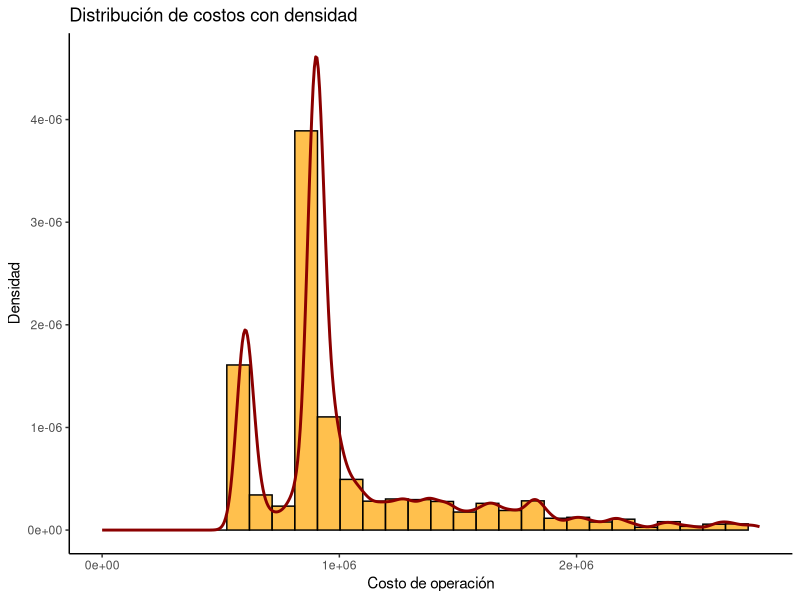
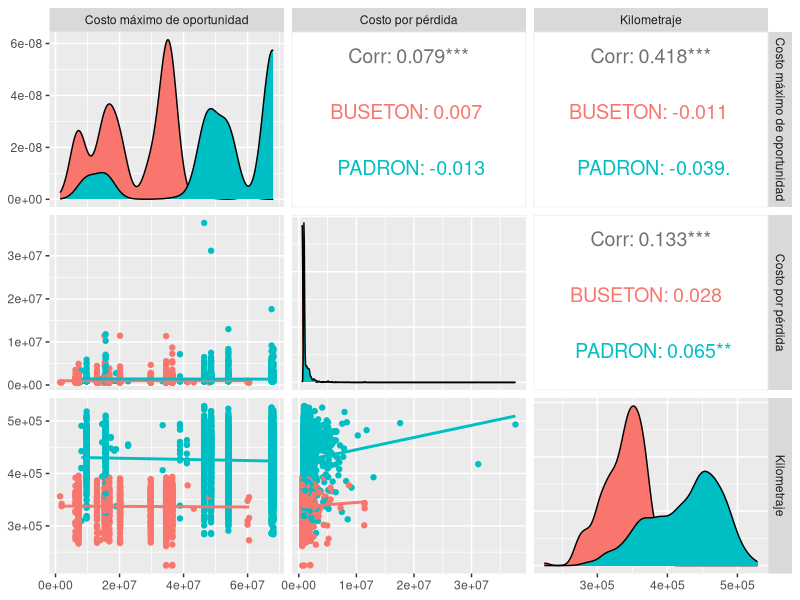
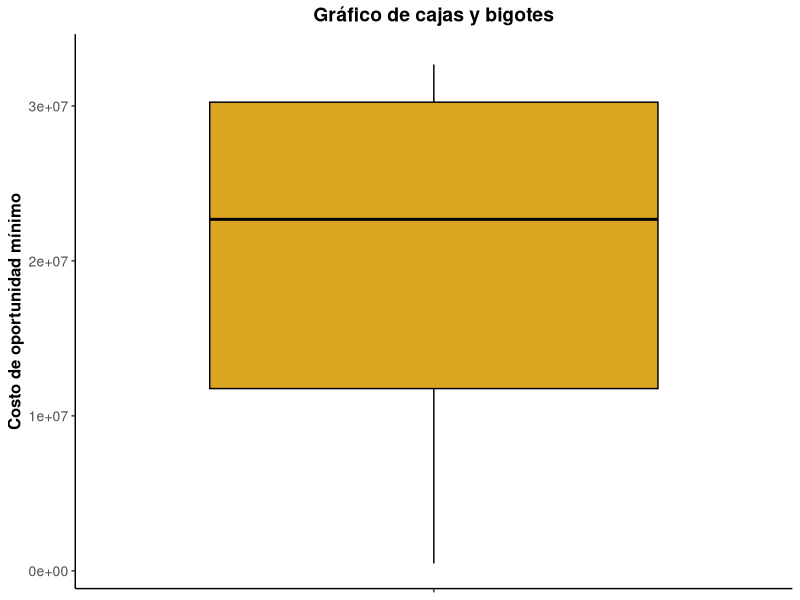
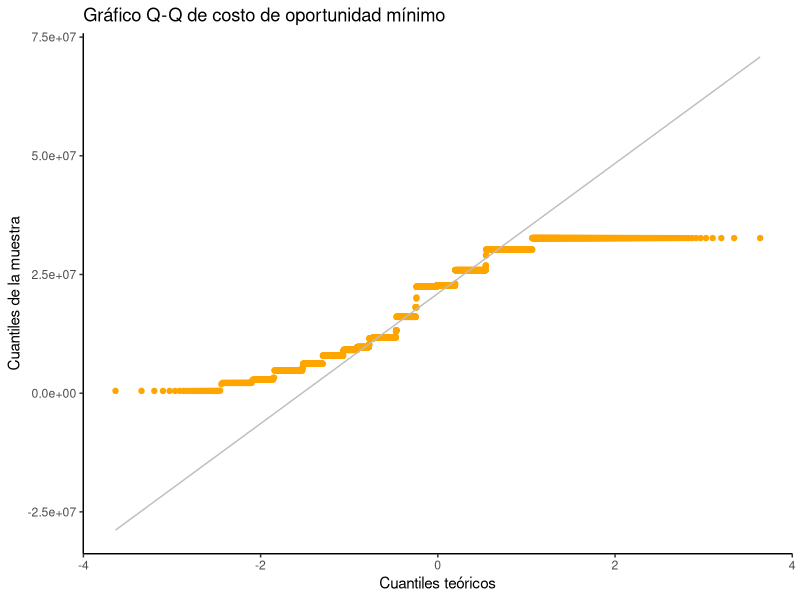
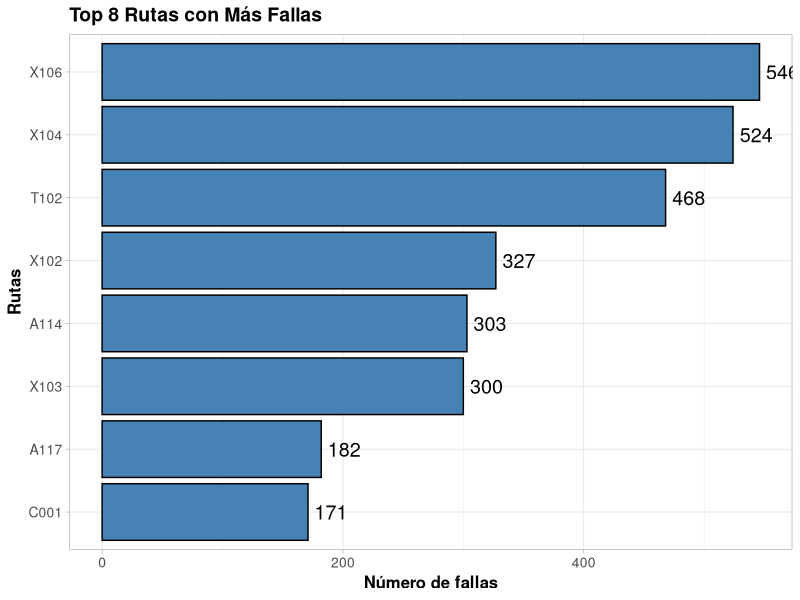
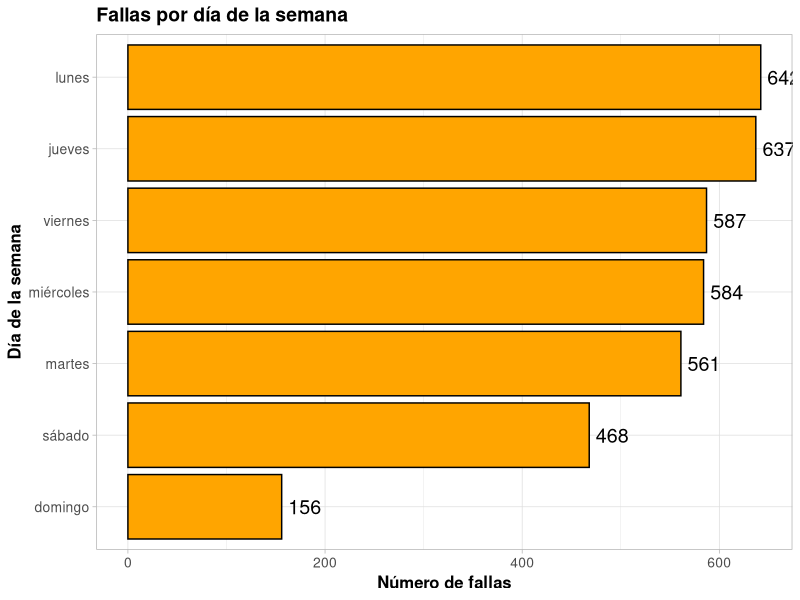
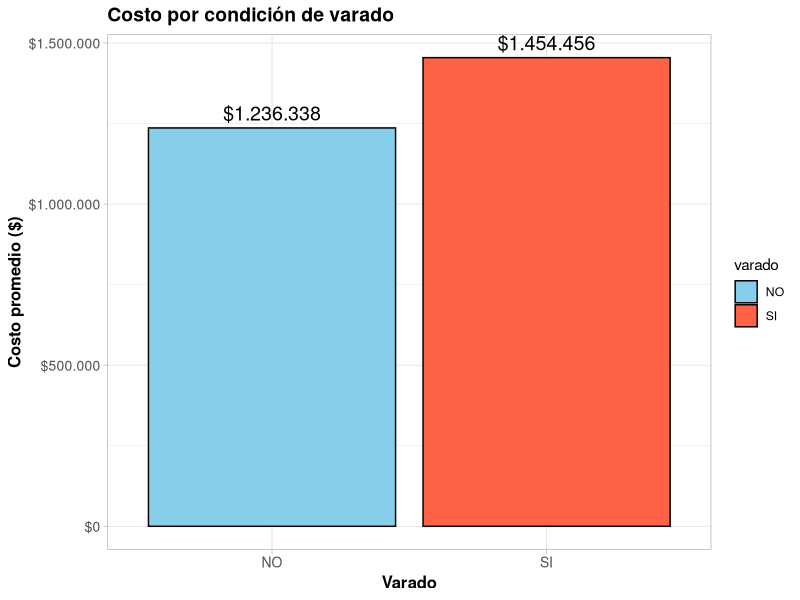
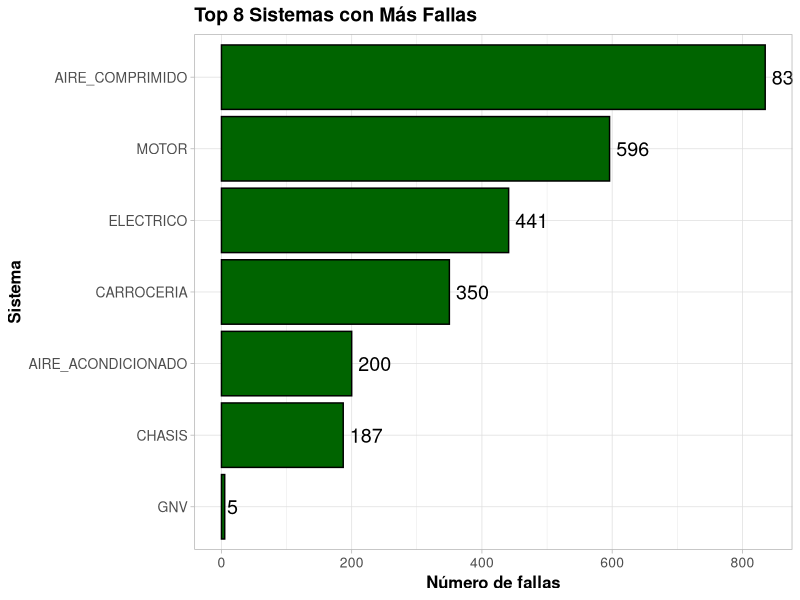

These figures' R source, in order:
## ---- chunk 1
knitr::opts_chunk$set(echo = FALSE, message = FALSE, comment = FALSE, warning = FALSE)
## ---- chunk 2
# Cargar las librerías necesarias
library(readxl)
library(dplyr)
library(knitr)
library(kableExtra)

# Cargar los datos desde el archivo Excel
datos <- read_excel("../Dashboard_Presentacion/df_final.xlsx", sheet = "Sheet1")

# Obtener los tipos de variables
tipos_variables <- sapply(datos, class)

# Calcular la cantidad de variables por tipo, ajustando las observaciones
num_cuantitativas <- sum(sapply(datos, is.numeric)) - 1  # Restamos year_falla, que ahora es Date/Time
num_cualitativas <- sum(sapply(datos, is.character)) - 2  # Restamos varado y afectacion_al_usuario, que son booleanas
num_fechas <- sum(sapply(datos, inherits, what = c("POSIXct", "POSIXt"))) + 1  # Agregamos year_falla
num_booleanas <- 2  # Contamos varado y afectacion_al_usuario como booleanas

# Crear un resumen con la cantidad de variables por tipo
tabla_resumen <- data.frame(
  Tipo = c("Cuantitativa", "Cualitativa", "Fecha/Hora", "Booleana"),
  Cantidad = c(num_cuantitativas, num_cualitativas, num_fechas, num_booleanas)
)

# Mostrar el resumen en el PDF como tabla
kable(
  tabla_resumen, 
  format = "latex", 
  caption = "Cantidad de Variables por Tipo", 
  label = "tabla-resumen"
) %>%
  kable_styling(position = "center", latex_options = "H")
## ---- chunk 3
# Listar las variables por tipo
vars_cuantitativas <- names(datos)[sapply(datos, is.numeric) & names(datos) != "year_falla"]   # Variables cuantitativas
vars_cualitativas <- names(datos)[sapply(datos, is.character) & !(names(datos) %in% c("varado", "afectacion_al_usuario"))] # Variables cualitativas
vars_fecha <- c(names(datos)[sapply(datos, inherits, what = c("POSIXct", "POSIXt"))], "year_falla")  # Variables de tipo fecha
vars_booleanas <- c("varado", "afectacion_al_usuario")  # Variables booleanas

# Crear una tabla con las variables por tipo y una breve descripción
lista_variables <- data.frame(
  Tipo = c(
    rep("Cuantitativa", length(vars_cuantitativas)),
    rep("Cualitativa", length(vars_cualitativas)),
    rep("Fecha/Hora", length(vars_fecha)),
    rep("Booleana", length(vars_booleanas))
  ),
  Variable = c(vars_cuantitativas, vars_cualitativas, vars_fecha, vars_booleanas),
  Descripción = c(
    # Descripciones para variables cuantitativas
    "Costo asociado al tiempo de varado del vehículo",
    "Número máximo de viajes realizados",
    "Número mínimo de viajes realizados",
    "Número total de usuarios por ruta",
    "Tiempo de retraso en minutos u horas",
    "Día en que se presentó el varado",
    "Número mínimo de pasajeros",
    "Número máximo de pasajeros",
    "Costo del varado (estimación mínima)",
    "Costo del varado (estimación máxima)",

    # Descripciones para variables cualitativas
    "Sistema de reporte por parte del área operativa",
    "Número o identificador de la ruta",
    "Lugar donde ocurrió la falla",
    "Identificador o placa del vehículo",
    "Categoría o tipología de la falla",
    "Kilometraje al momento de la falla",
    "Nombre del operador del vehículo",
    "Hora del incidente",
    "Detalle o notas sobre el incidente",
    "Decisión tomada frente a la falla",
    "Orden de trabajo asociada a la falla",
    "Técnico responsable de la reparación",
    "Sistema involucrado en la falla",
    "Subsistema involucrado en la falla",
    "Componente de referencia causante de la falla",
    "Componente afectado",
    "Adjetivo calificativo de la falla",
    "Consecuencia generada por la falla",
    "Estado o resolución de la falla",
    "Observaciones adicionales",
    "Indica si el día fue hábil o no",
    "Mes en el que ocurrió la falla",
    "Hora en que se reanuda la operación",

    # Descripciones para variables de tipo fecha/hora
    "Fecha en que ocurrió la falla",
    "Fecha y hora del retraso generado por la falla",
    "Nueva fecha asignada tras la falla",
    "Año en que se presentó la falla",

    # Descripciones para variables booleanas
    "Indica si el vehículo quedó varado (Sí/No)",
    "Indica si el usuario fue afectado (Sí/No)"
  )
)

# Mostrar la lista de variables en el PDF como tabla
kable(
  lista_variables, 
  format = "latex", 
  caption = "Listado de Variables con Descripciones", 
  label = "descripciones-variables"
) %>%
  kable_styling(position = "center", latex_options = "H")
## ---- chunk 4
library(readxl)
library(ggplot2)
library(dplyr)
df <- read_xlsx("../dashboard final/df_final.xlsx") %>% 
  mutate(kilometraje = as.numeric(kilometraje))

## ---- chunk 5
# Histograma con densidad

# Histograma con densidad mejorado
ggplot(df, aes(x = costo_x_perdida)) + 
  geom_histogram(aes(y = ..density..), 
                 color = "black", fill = "orange", alpha = 0.7, bins = 30) + 
  geom_density(color = "darkred", size = 1, alpha = 0.5) + 
  xlim(0, quantile(df$costo_x_perdida, 0.95)) + 
  theme_classic() + 
  labs(x = "Costo de operación", y = "Densidad", 
       title = "Distribución de costos con densidad")

resultado_shapiro <- shapiro.test(df$costo_x_perdida)

# Usa cat() para imprimir el resultado sin elementos extra
cat("El resultado de la prueba de Shapiro es:\n")
print(resultado_shapiro)
#como es menor a 0.05 los datos no se distribuyen normalmente
#p-value < 0.00000000000000022
## ---- chunk 6
library(GGally)

# Definir nombres de títulos
nombre_titulos <- c("Costo máximo de oportunidad", "Costo por pérdida", "Kilometraje")

# Crear el gráfico `ggpairs` mejorado
GGally::ggpairs(df, 
        columns = c("costo_opot_max", "costo_x_perdida", "kilometraje"),
        mapping = aes(color = tipologia),
        columnLabels = nombre_titulos,  # Usar etiquetas personalizadas
        upper = list(continuous = wrap("cor", size = 5)),  # Mostrar correlaciones en la parte superior
        lower = list(continuous = wrap("smooth", method = "lm", se = FALSE))  # Ajustar regresión lineal
)
## ---- chunk 7

# Gráfico de cajas y bigotes
ggplot(df, aes(x = "", y = costo_opot_min)) +
  geom_boxplot(fill = "goldenrod", color = "black", outlier.color = "red", outlier.shape = 16) +  # Bordes negros y puntos para valores atípicos
  theme_classic() +
  labs(
    x = NULL,  # Eliminar etiqueta del eje x ya que no es necesaria
    y = "Costo de oportunidad mínimo",
    title = "Gráfico de cajas y bigotes"
  ) +
  ylim(480000, 33000000) +
  theme(
    plot.title = element_text(size = 14, face = "bold", hjust = 0.5),  # Centrar y resaltar título
    axis.title.y = element_text(size = 12, face = "bold"),  # Resaltar el título del eje Y
    axis.text.y = element_text(size = 10),  # Mejorar legibilidad del eje Y
    axis.text.x = element_blank()  # Remover el texto del eje X
  )
## ---- chunk 8
#Gráficos de probabilidad normal
ggplot(df, aes(sample = costo_opot_min,color= factor(tipologia))) + 
    stat_qq(color = "orange") + 
    stat_qq_line(color = "grey") + 
    theme_classic() + 
    labs(x = "Cuantiles teóricos", y = "Cuantiles de la muestra",
         title = "Gráfico Q-Q de costo de oportunidad mínimo")
## ---- chunk 9
# Rutas con mayor número de fallas (sin interactividad)
df %>%
  group_by(ruta) %>%
  summarise(frec = n()) %>%
  arrange(desc(frec)) %>%
  head(8) %>%
  ggplot(aes(x = reorder(ruta, frec), y = frec)) +
  geom_bar(stat = "identity", fill = "steelblue", color = "black") +
  geom_text(aes(label = frec), hjust = -0.2, size = 5) +  # Agrega etiquetas de valores
  coord_flip() +
  theme_light() +
  theme(axis.title = element_text(size = 12, face = "bold"),
        axis.text = element_text(size = 10),
        plot.title = element_text(size = 14, face = "bold")) +
  labs(x = "Rutas", y = "Número de fallas", title = "Top 8 Rutas con Más Fallas")
## ---- chunk 10
# Rutas con mayor número de fallas (sin interactividad)
df %>%
  group_by(dia_habil) %>%
  summarise(total = n()) %>%
  ggplot(aes(x = reorder(dia_habil, total), y = total)) +
  geom_bar(stat = "identity", fill = "orange", color = "black") +
  geom_text(aes(label = total), hjust = -0.2, size = 5) +  # Agrega etiquetas de valores
  coord_flip() +
  theme_light() +
  theme(axis.title = element_text(size = 12, face = "bold"),
        axis.text = element_text(size = 10),
        plot.title = element_text(size = 14, face = "bold")) +
  labs(x = "Día de la semana", y = "Número de fallas", title = "Fallas por día de la semana")
## ---- chunk 11
library(scales)

# Costo promedio según estado de varado (sin interactividad)
df %>%
  group_by(varado) %>%
  summarise(costo_promedio = mean(costo_x_perdida, na.rm = TRUE)) %>%
  ggplot(aes(x = varado, y = costo_promedio, fill = varado)) +
  geom_bar(stat = "identity", color = "black") +
  geom_text(aes(label = dollar(costo_promedio, big.mark = ".")), vjust = -0.5, size = 5) +  # Etiquetas de valores
  theme_light() +
  theme(axis.title = element_text(size = 12, face = "bold"),
        axis.text = element_text(size = 10),
        plot.title = element_text(size = 14, face = "bold")) +
  scale_y_continuous(labels = dollar_format(big.mark = ".")) +
  scale_fill_manual(values = c("NO" = "skyblue", "SI" = "tomato")) +
  labs(x = "Varado", y = "Costo promedio ($)", title = "Costo por condición de varado")
## ---- chunk 12

# Sistemas con más fallas reportadas (sin interactividad y sin NA)
df %>%
  filter(!is.na(sistema)) %>%  # Filtrar valores NA
  group_by(sistema) %>%
  summarise(frec = n()) %>%
  arrange(desc(frec)) %>%
  head(8) %>%
  ggplot(aes(x = reorder(sistema, frec), y = frec)) +
  geom_bar(stat = "identity", fill = "darkgreen", color = "black") +
  geom_text(aes(label = frec), hjust = -0.2, size = 5) +  # Agrega etiquetas de valores
  coord_flip() +
  theme_light() +
  theme(axis.title = element_text(size = 12, face = "bold"),
        axis.text = element_text(size = 10),
        plot.title = element_text(size = 14, face = "bold")) +
  labs(x = "Sistema", y = "Número de fallas", title = "Top 8 Sistemas con Más Fallas")
## ---- chunk 13
library(scales)

# Subsistemas con mayor costo operativo (5-8) sin NA y sin interactividad
df %>%
  filter(!is.na(subsistema)) %>%  # Filtrar valores NA
  group_by(subsistema) %>%
  summarise(costo_promedio = mean(costo_x_perdida, na.rm = TRUE)) %>%
  arrange(desc(costo_promedio)) %>%
  slice(5:8) %>%
  ggplot(aes(x = reorder(subsistema, costo_promedio), y = costo_promedio, fill = subsistema)) +
  geom_bar(stat = "identity", color = "black") +
  geom_text(aes(label = dollar(costo_promedio, big.mark = ".")), vjust = -0.5, size = 5) +  # Etiquetas de valores
  coord_flip() +
  theme_light() +
  theme(axis.title = element_text(size = 12, face = "bold"),
        axis.text = element_text(size = 10),
        plot.title = element_text(size = 14, face = "bold")) +
  scale_y_continuous(labels = dollar_format(big.mark = ".")) +
  scale_fill_manual(values = c("purple", "blue", "green", "pink")) +  # Colores definidos
  labs(x = "Subsistema", y = "Costo promedio ($)", title = "Siguiente 4 Subsistemas más Costosos")
## ---- chunk 14
# Mostrar solo las primeras 6 barras
df %>%
  filter(!is.na(ubicacion)) %>%  # Filtrar valores NA
  group_by(ubicacion, ruta) %>%
  summarise(frec = n(), .groups = "drop") %>%  # Calcular frecuencias
  arrange(desc(frec)) %>%
  slice(1:8) %>%  # Seleccionar las 6 primeras filas
  ggplot(aes(x = reorder(ubicacion, frec), y = frec)) +
  geom_bar(stat = "identity", fill = "orange", color = "black") +  # Barras con bordes
  coord_flip() +
  theme_classic() +
  theme(axis.title = element_text(size = 12, face = "bold"),
        axis.text = element_text(size = 10),
        plot.title = element_text(size = 14, face = "bold")) +
  labs(x = "Ubicación", y = "Número de fallas", title = "Top 6 Ubicaciones con Fallas Reportadas")
